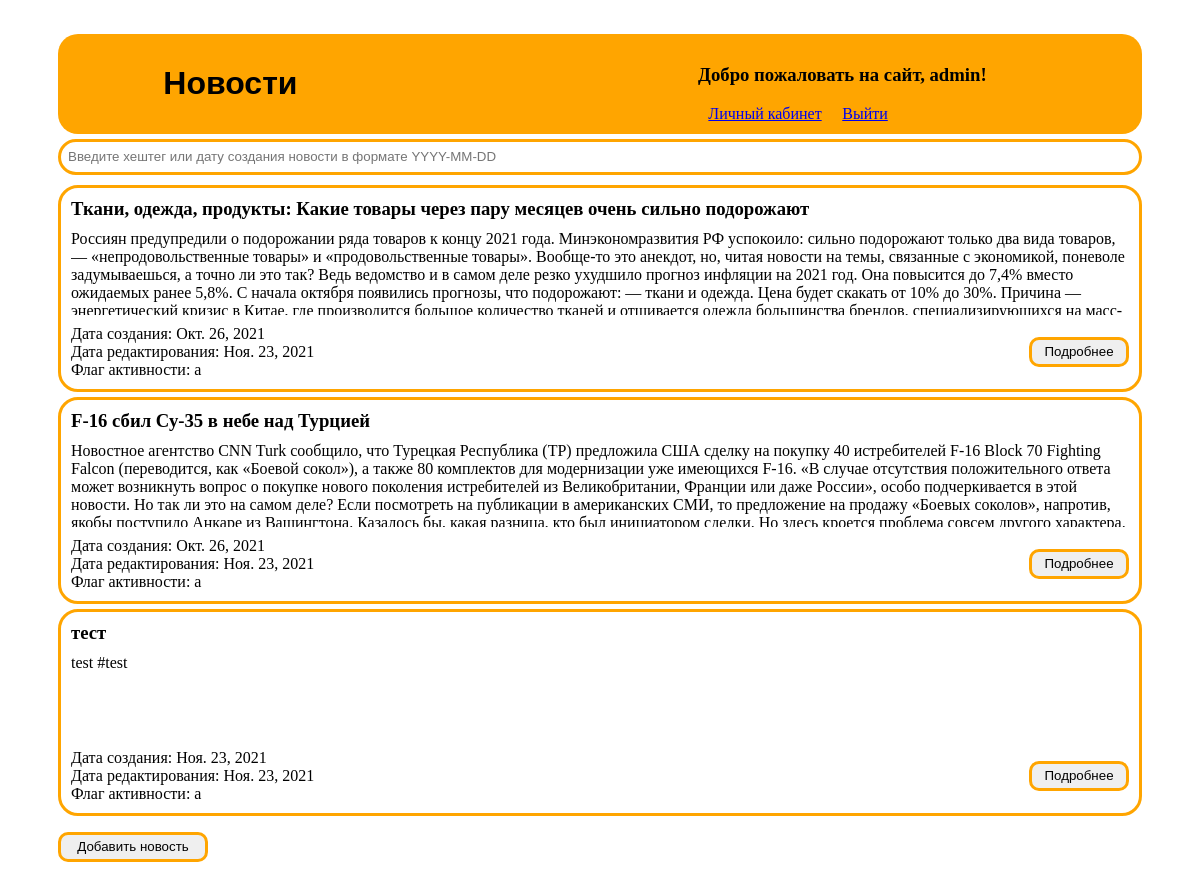
The page / (signed in) on the database its author committed.
### app_news/models.py (models this page shows, shortened)
class News(models.Model):
    STATUS_CHOICES = [
        ('a', 'active'),
        ('n', 'not_active')
    ]
    title = models.CharField(max_length=500, db_index=True, verbose_name='Заголовок')
    content = models.TextField(max_length=3000, default='', verbose_name='Новость')
    created_at = models.DateField(auto_now_add=True, verbose_name='Дата создания')
    updated_at = models.DateField(auto_now=True, verbose_name='Дата редактирования')
    flag_active = models.CharField(max_length=1, choices=STATUS_CHOICES, default='n', verbose_name='Флаг активности')
    class Meta:
        db_table = 'news'
        ordering = ['created_at']
        verbose_name_plural = 'Новости'  # Переименовываем в админ-панели название таблицы с News на Новости

### app_news/views.py (the view)
# urls.py: path('', NewsViews.as_view(), name='news'),
class NewsViews(ListView):
    model = News
    template_name = "news/news_list.html"
    queryset = News.objects.filter(flag_active='a')

### app_news/templates/news/news_list.html (shortened to what this page needs)
<!DOCTYPE html>
<html lang="en">
<head>
</head>
<body style="padding: 10px 50px;">
    {% if news_list %}
    <ul style="list-style-type: none; padding-inline-start: 0px;">
        <li>
            <ul style="display: flex; justify-content: space-around; align-items: center; flex-direction: row;  background-color: orange; min-height: 20px;
            min-width: 500px; margin-bottom: 5px; padding: 10px; border-radius: 20px; list-style-type: none">
            <li>
                <h1 style="padding-left: 10px; padding-right: 180px; display: inline-block; font-family: Arial;">Новости</h1>
            </li>
            <li style="display: block; align-items: center; padding: 0px 50px;">
                {% if request.user.is_authenticated %}
                    <h3 style="margin-right: 10px">Добро пожаловать на сайт, {{ request.user.username }}!</h3>
                    <div style="width: 200px; display: flex; justify-content: space-around">
                        <a href="{% url 'user_detail' request.user.id %}">Личный кабинет</a>
                        <a href="{% url 'logout' %}">Выйти</a>
                    </div>
                {% else %}
                    <b>
                        <a href="{% url 'register' %}">Регистрация</a> | <a href="{% url 'login' %}">Войти</a>
                    </b>
                {% endif %}
            </li>
        </ul>
            <form style="border: 3px solid orange; border-radius: 20px;
            min-width: 500px; height: 20px; margin-bottom: 10px; padding: 5px"
                  action="{% url 'filter_news' %}" method="get">
              <input style="border: none; min-width: 500px; height: 15px;"
                     name="q" type="text" placeholder="Введите хештег или дату создания новости в формате YYYY-MM-DD">
            </form>
        </li>
        {% for i in news_list %}
        <li style="min-height: 20px; margin-bottom: 5px; padding: 10px;
        border: 3px solid orange; border-radius: 20px; min-width: 500px;">
            <div style="display: block; margin-bottom: 10px; min-width: 100px;">
                <h3 style="margin: 0">
                    {{ i.title }}
                </h3>
            </div>
            <div style="display: block; margin-bottom: 10px; height: 85px; min-width: 200p; overflow: hidden">
                <p style="margin: 0; min-width: 500px;">{{ i.content }}</p>
            </div>
            <div style="display: flex; justify-content: center; align-items: center;">
                <div style="display: inline-block; width: 50%">
                    <div style="display: block; width: 250px">
                    <span>Дата создания: </span>
                    {{ i.created_at }}
                    </div>
                    <div style="display: block; width: 250px">
                    <span>Дата редактирования: </span>
                    {{ i.updated_at }}
                    </div>
                    <div style="display: block; width: 250px">
                    <span>Флаг активности: </span>
                    {{ i.flag_active }}
                    </div>
                </div>
                <div style="display: flex; justify-content: flex-end; width: 50%">
                    <div style="display: inline-block; width: 100px; margin: 0; padding: 0; vertical-align: center;">
                        <form action="{% url 'comment_news' i.id %}" method="get">
                            <button type="submit" style="height:30px; width:100px; border-radius: 10px;
                            border: 3px solid orange;">Подробнее</button>
                        </form>
                    </div>
                </div>
            </div>
        </li>
        {% endfor %}
    </ul>
    <div>
        <ul style="display: flex; padding: 0; list-style-type: none">
            <li>
                <form action="add_news/" method="get">
                    <button type="submit" style="height:30px; width:150px; border-radius: 10px;
                    border: 3px solid orange;">Добавить новость</button>
                </form>
            </li>
        </ul>
    </div>
    {% else %}
        <p> Новостей нет </p>
    {% endif %}
</body>
</html>

### rows shown on the page
News: title "Ткани, одежда, продукты: Какие товары через пару месяцев очень сильно подорожают", content "Россиян предупредили о подорожании ряда товаров к концу 2021 года. Минэкономразвития РФ успокоило: сильно подорожают только два вида товаров, — «непродовольственные товары» и «продовольственные товары». Вообще-то это анекдот, но, читая новости на темы, связанные с экономикой, поневоле задумываешься, а точно ли это так? Ведь ведомство и в самом деле резко ухудшило прогноз инфляции на 2021 год. Она повысится до 7,4% вместо ожидаемых ранее 5,8%. С начала октября появились прогнозы, что подорожают: — ткани и одежда. Цена будет скакать от 10% до 30%. Причина — энергетический кризис в Китае, где производится большое количество тканей и отшивается одежда большинства брендов, специализирующихся на…", created_at "Окт. 26, 2021", updated_at "Ноя. 23, 2021", flag_active "a"
News: title "F-16 сбил Су-35 в небе над Турцией", content "Новостное агентство CNN Turk сообщило, что Турецкая Республика (ТР) предложила США сделку на покупку 40 истребителей F-16 Block 70 Fighting Falcon (переводится, как «Боевой сокол»), а также 80 комплектов для модернизации уже имеющихся F-16. «В случае отсутствия положительного ответа может возникнуть вопрос о покупке нового поколения истребителей из Великобритании, Франции или даже России», особо подчеркивается в этой новости. Но так ли это на самом деле? Если посмотреть на публикации в американских СМИ, то предложение на продажу «Боевых соколов», напротив, якобы поступило Анкаре из Вашингтона. Казалось бы, какая разница, кто был инициатором сделки. Но здесь кроется проблема совсем другого…", created_at "Окт. 26, 2021", updated_at "Ноя. 23, 2021", flag_active "a"
News: title "тест", content "test #test", created_at "Ноя. 23, 2021", updated_at "Ноя. 23, 2021", flag_active "a"

### other values the page prints
{{ request.user.username }} "admin"
